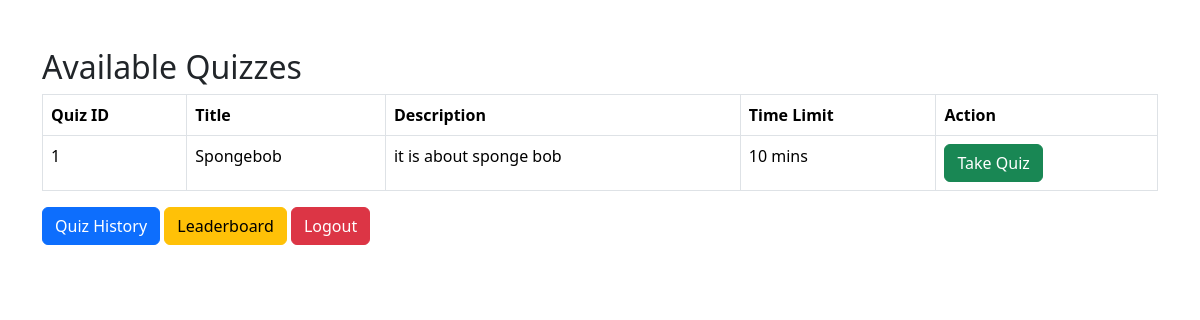
The page /StudentDashboard.php on the database as committed earlier.
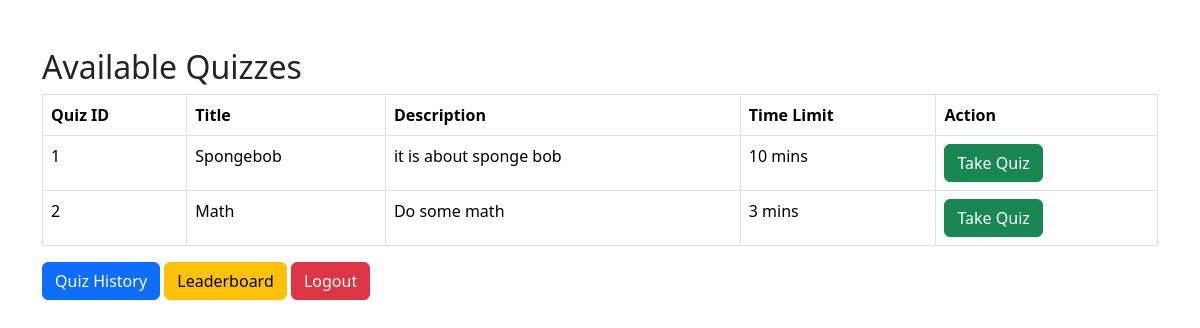
The same page on the database as committed later.
### tables this page shows
CREATE TABLE `quizzes` (
  `quizID` int(11) NOT NULL,
  `quizTitle` varchar(100) NOT NULL,
  `description` text DEFAULT NULL,
  `timeLimit` int(11) NOT NULL
);

### StudentDashboard.php (the view, shortened to what this page needs)
<?php
include("Database.php");
$result =
mysqli_query(
$conn,
"SELECT * FROM quizzes"
);
?>
<!DOCTYPE html>
<html>
<head>
<link href="https://cdn.jsdelivr.net/npm/bootstrap@5.3.3/dist/css/bootstrap.min.css"
rel="stylesheet">
</head>
<body>
<div class="container mt-5">
<h2>Available Quizzes</h2>
<table class="table table-bordered">
<tr>
<th>Quiz ID</th>
<th>Title</th>
<th>Description</th>
<th>Time Limit</th>
<th>Action</th>
</tr>
<?php
while($row=mysqli_fetch_assoc($result))
{
?>
<tr>
<td><?php echo $row['quizID']; ?></td>
<td><?php echo $row['quizTitle']; ?></td>
<td><?php echo $row['description']; ?></td>
<td><?php echo $row['timeLimit']; ?> mins</td>
<td>
<a href="TakeQuiz.php?id=<?php echo $row['quizID']; ?>"
class="btn btn-success">
Take Quiz
</a>
</td>
</tr>
<?php
}
?>
</table>
<a href="QuizHistory.php"
class="btn btn-primary">
Quiz History
</a>
<a href="Leaderboard.php"
class="btn btn-warning">
Leaderboard
</a>
<a href="Logout.php"
class="btn btn-danger">
Logout
</a>
</div>
</body>
</html>

Rows that differ between the two databases and show on the page:
added quizzes: quizID "2", quizTitle "Math", description "Do some math", timeLimit "3"
